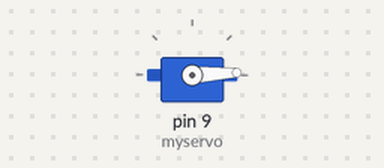
Bench run of a sketch on a simulated Arduino Uno, built with avr-gcc and run on an emulated ATmega328P. Shown: servo.

Above: at 0.05 s.
At 1.15 s:
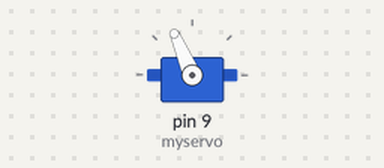
At 2.25 s:
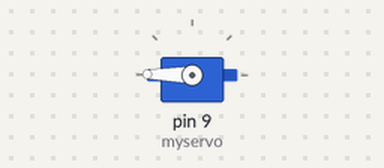
At 4.45 s:
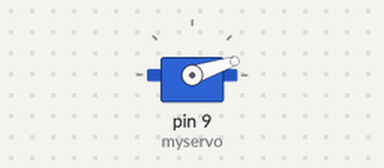
Timing chart, 0 to 7.3 s (numbered marks = the images above):
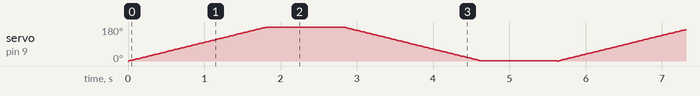

The sketch:

lezione_3_servo.ino
```cpp
/*
  Motore servo

 esercitazione lezione 3 corso Arduino 2019 Golem

  Vincenzo Nesta
*/

#include <Servo.h>
Servo myservo;

void setup() {
  // put your setup code here, to run once:
  myservo.attach(9);
}

void loop() {
  // put your main code here, to run repeatedly:
  for (byte p=0; p<180; p++) {
    myservo.write(p);
    delay(10);
  }
  delay(1000);
  for (byte p=180; p>0; p--) {
    myservo.write(p);
    delay(10);
  }
  delay(1000);
}
```
